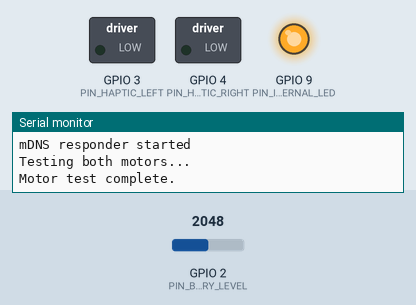
The program below on a simulated Seeed XIAO ESP32-C3. Parts: switched loads named in the program (green lamp = pin HIGH), output pins drawn as LEDs (lit = HIGH), the last lines printed to the serial monitor. The inputs (shaded band) are chosen by the test bench; at power-on: GPIO 2 (PIN_BATTERY_LEVEL) = 2048. WiFi joins after 1.5 s; servers stay silent unless stated.

Above: at 3.0 s.
At 4.7 s:
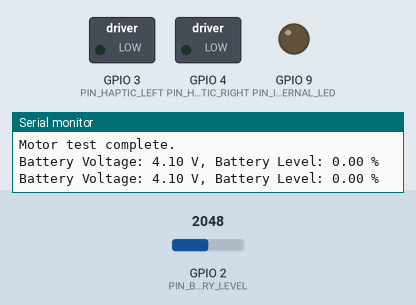
Timing chart, 0 to 5.5 s (numbered marks = the images above):
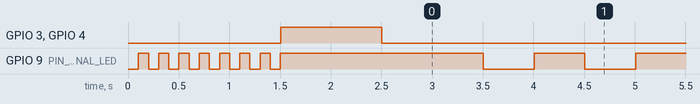

The program:

main.cpp
```cpp
// Board-specific configurations
#include <WiFi.h>
#include <ESPmDNS.h>

// Set pin definitions for the XIAO ESP32C3
#define PIN_BATTERY_LEVEL 2 // D0 / A0
#define PIN_HAPTIC_LEFT D1  // Set to D1
#define PIN_HAPTIC_RIGHT D2 // Set to D2
#define PIN_INTERNAL_LED 9 // Set D9 as internal LED pin

// ADC settings for ESP32
#define ADCResolution 4096.0 // 12-bit resolution for ESP32
#define ADCVoltageMax 3.3

// Haptic motor control logic
#if defined(USE_PNP)
#define HAPTIC_ON LOW
#define HAPTIC_OFF HIGH
#else
#define HAPTIC_ON HIGH
#define HAPTIC_OFF LOW
#endif

// Server setup
static WiFiServer server(PORT);

// Battery measurement configuration
#define BATTERY_SHIELD_R1 180.0  // 180 kΩ
#define BATTERY_SHIELD_R2 180.0  // 180 kΩ
#define ADCMultiplier (BATTERY_SHIELD_R1 + BATTERY_SHIELD_R2) / BATTERY_SHIELD_R1 // Multiplier is 2

// Function to get battery voltage
float getBatteryVoltage() {
    uint32_t Vbatt = 0;
    for(int i = 0; i < 16; i++) {
        Vbatt += analogRead(PIN_BATTERY_LEVEL); // ADC reading
    }
    float Vbattf = Vbatt / 16 / 1000.0; // Average and convert to volts
    return Vbattf * ADCMultiplier; // Multiply by ADC multiplier
}

// Function to calculate battery level
float getBatteryLevel() {
    float voltage = ((float)analogRead(PIN_BATTERY_LEVEL)) * ADCVoltageMax / ADCResolution * ADCMultiplier;
    float level = 0.0f;

    if (voltage > 3.975f)
        level = (voltage - 2.920f) * 0.8f;
    else if (voltage > 3.678f)
        level = (voltage - 3.300f) * 1.25f;
    else if (voltage > 3.489f)
        level = (voltage - 3.400f) * 1.7f;
    else if (voltage > 3.360f)
        level = (voltage - 3.300f) * 0.8f;
    else
        level = (voltage - 3.200f) * 0.3f;

    level = (level - 0.05f) / 0.95f;
    level = max(min(level, 1.0f), 0.0f);

    return level;
}

// Function to test the motors
void testMotors() {
    Serial.println("Testing both motors...");
    ledcWrite(0, 255);  // Full power to left motor
    ledcWrite(1, 255);  // Full power to right motor
    delay(1000);        // 1 second
    ledcWrite(0, 0);    // Turn off left motor
    ledcWrite(1, 0);    // Turn off right motor
    Serial.println("Motor test complete.");
}

// Setup function
void setup() {
    pinMode(PIN_INTERNAL_LED, OUTPUT);
    digitalWrite(PIN_INTERNAL_LED, LOW);

    pinMode(PIN_HAPTIC_LEFT, OUTPUT);
    pinMode(PIN_HAPTIC_RIGHT, OUTPUT);
    pinMode(PIN_BATTERY_LEVEL, INPUT);

    Serial.begin(115200);

    WiFi.mode(WIFI_STA);
    WiFi.begin(WIFI_CREDS_SSID, WIFI_CREDS_PASSWD);

    Serial.println("Connecting to Wi-Fi");
    while (WiFi.status() != WL_CONNECTED) {
        delay(100);
        digitalWrite(PIN_INTERNAL_LED, !digitalRead(PIN_INTERNAL_LED));
    }

    Serial.print("IP address: ");
    Serial.println(WiFi.localIP());
    server.begin();

    if (!MDNS.begin("patstrap")) {
        Serial.println("Error setting up MDNS responder!");
    }
    MDNS.addService("http", "tcp", 80);
    Serial.println("mDNS responder started");

    // Setup PWM for motor control
    ledcSetup(0, 5000, 8);
    ledcAttachPin(PIN_HAPTIC_LEFT, 0);
    ledcSetup(1, 5000, 8);
    ledcAttachPin(PIN_HAPTIC_RIGHT, 1);

    testMotors();
}

// Main loop
void loop() {
    delay(500);
    digitalWrite(PIN_INTERNAL_LED, HIGH);
    delay(500);
    digitalWrite(PIN_INTERNAL_LED, LOW);

    // Battery Level Reporting
    Serial.print("Battery Voltage: ");
    Serial.print(getBatteryVoltage());
    Serial.print(" V, Battery Level: ");
    Serial.print(getBatteryLevel() * 100);
    Serial.println(" %");

    WiFiClient client = server.available();
    if (client) {
        Serial.println("Client Connected");
        unsigned long previousMillis = millis();

        while (client.connected()) {
            while (client.available() > 0) {
                char data = client.read();
                unsigned int haptic_right_level = (data & 0x0F) << 4;
                unsigned int haptic_left_level = data & 0xF0;

                Serial.print("Haptic Left Level: ");
                Serial.println(haptic_left_level);
                Serial.print("Haptic Right Level: ");
                Serial.println(haptic_right_level);

                haptic_right_level |= haptic_right_level >> 4;
                haptic_left_level |= haptic_left_level >> 4;

                analogWrite(PIN_HAPTIC_LEFT, HAPTIC_OFF ? haptic_left_level : 0xFF - haptic_left_level);
                analogWrite(PIN_HAPTIC_RIGHT, HAPTIC_OFF ? haptic_right_level : 0xFF - haptic_right_level);
            }

            if (millis() - previousMillis >= 1000) {
                client.print((char)round(max(min(getBatteryLevel() * 100.0f, 100.0f), 0.0f)));
                previousMillis = millis();
                client.flush();
            }
        }

        client.stop();
        Serial.println("Client disconnected");
    }
}
```

Measured:
- by itself, GPIO 9 (PIN_INTERNAL_LED): goes 6 × (LOW 0.10 s, HIGH 0.10 s), LOW 0.10 s, HIGH 2.0 s, 126 × (LOW 0.50 s, HIGH 0.50 s), then LOW
